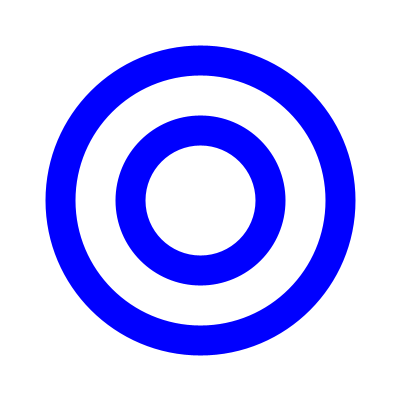
Frame 1 (no input)
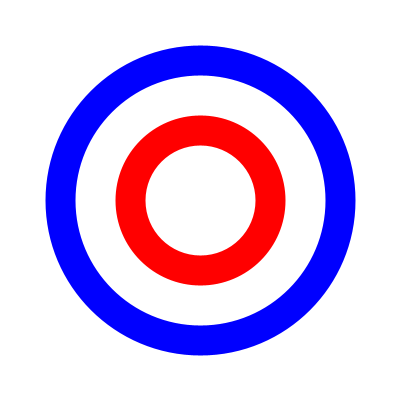
Frame 60 (the mouse pressed at the canvas centre just before this capture)
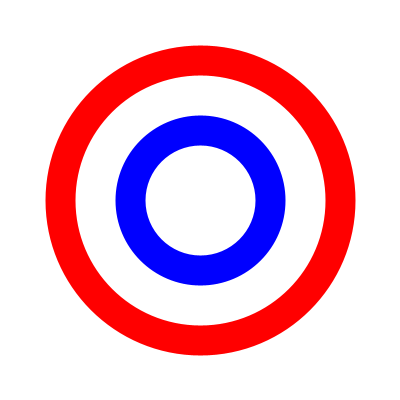
Frame 120 (the mouse held since frame 60 and released just before this capture)

The Processing sketch that drew these frames (run headless with seeded random() and noise(); from frame 60 on, the mouse is pressed at the canvas centre):

// Processing sketch: sketch_240604e_my_clock
// ── sketch_240604e_my_clock.pde
void setup() {
  size(400, 400);
  strokeWeight(30);
}

void draw() {
  background(255, 255, 255);

  if (second() % 2 == 0) {
    stroke(255, 0, 0);
  } else {
    stroke(0, 0, 255);
  }

  ellipse(200, 200, minute()*8, minute()*8);

  if (second() % 2 == 0) {
    stroke(0, 0, 255);
  } else {
    stroke(255, 0, 0);
  }

  ellipse(200, 200, minute()*4, minute()*4);
}
